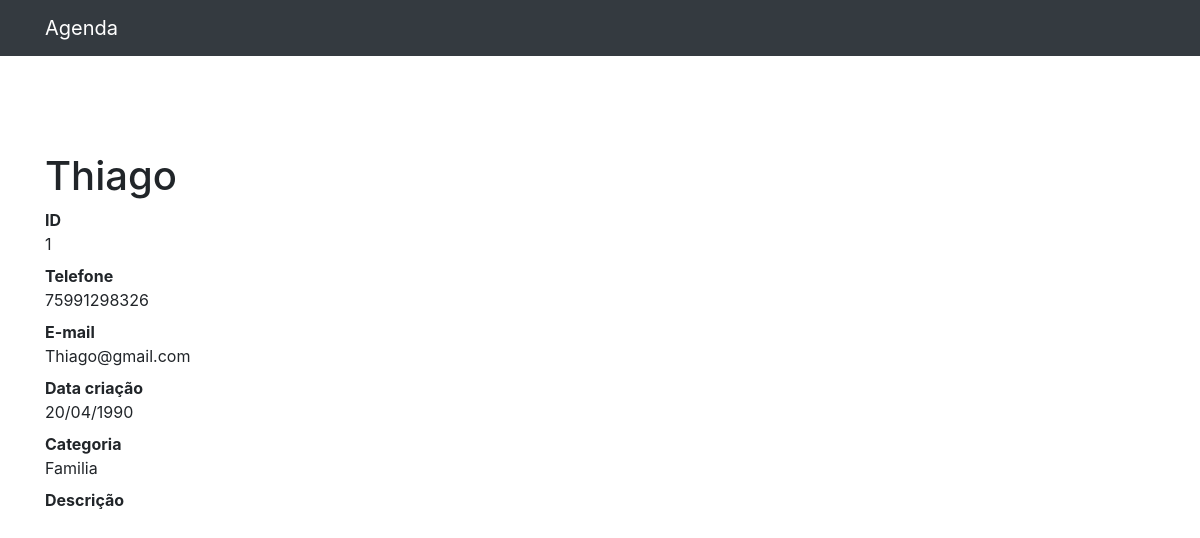
The page /1 on the database its author committed.
### contatos/models.py (models this page shows, shortened)
class Contato(models.Model):
    nome = models.CharField(max_length=255)
    sobrenome = models.CharField(max_length=255)
    telefone = models.CharField(max_length=255)
    email = models.CharField(max_length=255, blank=True)
    data = models.DateTimeField(default=timezone.now)
    descriacao = models.CharField(max_length=255, blank=True)
    contegoria = models.ForeignKey(Contegoria, on_delete=models.DO_NOTHING)
    mostra = models.BooleanField(default=True)
    foto = models.ImageField(blank=True, upload_to='fotos/%Y/%m')

class Contegoria(models.Model):
    nome = models.CharField(max_length=255)
    def __str__(self):
        return self.nome

### contatos/views.py (the view)
# urls.py: path('<int:contato_id>', views.ver_contato, name='ver_contato'),
def ver_contato(request, contato_id):
    contato = Contato.objects.get(id=contato_id)
    return render(request, 'contatos/ver_contato.html', {'contato': contato})

### contatos/templates/contatos/ver_contato.html (shortened to what this page needs)
{% extends 'base.html'%}
{%block conteudo %}
<h1 class="mt-5">{{contato.nome}}</h1>
        <dl>
          <dt>ID</dt>
          <dd>{{contato.id}}</dd>
          <dt>Telefone</dt>
          <dd>{{contato.telefone}}</dd>
          <dt>E-mail</dt>
          <dd>{{contato.email}}</dd>
          <dt>Data criação</dt>
          <dd>20/04/1990</dd>
          <dt>Categoria</dt>
          <dd>{{contato.contegoria}}</dd>
          <dt>Descrição</dt>
        </dl>
{%endblock%}

### rows shown on the page
Contato: nome "Thiago", id "1", telefone "75991298326", email "Thiago@gmail.com", contegoria "Familia"
